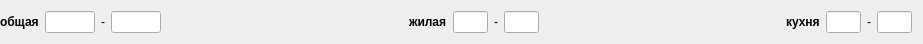
<?xml version="1.0" encoding="UTF-8"?>
<ui version="4.0">
 <class>FindInformationArea</class>
 <widget class="QWidget" name="FindInformationArea">
  <property name="geometry">
   <rect>
    <x>0</x>
    <y>0</y>
    <width>923</width>
    <height>39</height>
   </rect>
  </property>
  <property name="windowTitle">
   <string>Form</string>
  </property>
  <layout class="QHBoxLayout" name="horizontalLayout">
   <property name="leftMargin">
    <number>0</number>
   </property>
   <item>
    <widget class="QLabel" name="label">
     <property name="font">
      <font>
       <weight>75</weight>
       <bold>true</bold>
      </font>
     </property>
     <property name="text">
      <string>общая</string>
     </property>
    </widget>
   </item>
   <item>
    <widget class="QLineEdit" name="mpMinTotal">
     <property name="minimumSize">
      <size>
       <width>50</width>
       <height>0</height>
      </size>
     </property>
     <property name="maximumSize">
      <size>
       <width>50</width>
       <height>16777215</height>
      </size>
     </property>
     <property name="text">
      <string/>
     </property>
    </widget>
   </item>
   <item>
    <widget class="QLabel" name="label_2">
     <property name="text">
      <string>-</string>
     </property>
    </widget>
   </item>
   <item>
    <widget class="QLineEdit" name="mpMaxTotal">
     <property name="minimumSize">
      <size>
       <width>50</width>
       <height>0</height>
      </size>
     </property>
     <property name="maximumSize">
      <size>
       <width>50</width>
       <height>16777215</height>
      </size>
     </property>
    </widget>
   </item>
   <item>
    <spacer name="horizontalSpacer">
     <property name="orientation">
      <enum>Qt::Horizontal</enum>
     </property>
     <property name="sizeHint" stdset="0">
      <size>
       <width>40</width>
       <height>20</height>
      </size>
     </property>
    </spacer>
   </item>
   <item>
    <widget class="QLabel" name="label_3">
     <property name="font">
      <font>
       <weight>75</weight>
       <bold>true</bold>
      </font>
     </property>
     <property name="text">
      <string>жилая</string>
     </property>
    </widget>
   </item>
   <item>
    <widget class="QLineEdit" name="mpMinFloor">
     <property name="minimumSize">
      <size>
       <width>35</width>
       <height>0</height>
      </size>
     </property>
     <property name="maximumSize">
      <size>
       <width>35</width>
       <height>16777215</height>
      </size>
     </property>
     <property name="text">
      <string/>
     </property>
    </widget>
   </item>
   <item>
    <widget class="QLabel" name="label_4">
     <property name="text">
      <string>-</string>
     </property>
    </widget>
   </item>
   <item>
    <widget class="QLineEdit" name="mpMaxFloor">
     <property name="minimumSize">
      <size>
       <width>35</width>
       <height>0</height>
      </size>
     </property>
     <property name="maximumSize">
      <size>
       <width>35</width>
       <height>16777215</height>
      </size>
     </property>
    </widget>
   </item>
   <item>
    <spacer name="horizontalSpacer_2">
     <property name="orientation">
      <enum>Qt::Horizontal</enum>
     </property>
     <property name="sizeHint" stdset="0">
      <size>
       <width>40</width>
       <height>20</height>
      </size>
     </property>
    </spacer>
   </item>
   <item>
    <widget class="QLabel" name="label_5">
     <property name="font">
      <font>
       <weight>75</weight>
       <bold>true</bold>
      </font>
     </property>
     <property name="text">
      <string>кухня</string>
     </property>
    </widget>
   </item>
   <item>
    <widget class="QLineEdit" name="mpMinKitchen">
     <property name="minimumSize">
      <size>
       <width>35</width>
       <height>0</height>
      </size>
     </property>
     <property name="maximumSize">
      <size>
       <width>35</width>
       <height>16777215</height>
      </size>
     </property>
    </widget>
   </item>
   <item>
    <widget class="QLabel" name="label_6">
     <property name="text">
      <string>-</string>
     </property>
    </widget>
   </item>
   <item>
    <widget class="QLineEdit" name="mpMaxKitchen">
     <property name="minimumSize">
      <size>
       <width>35</width>
       <height>0</height>
      </size>
     </property>
     <property name="maximumSize">
      <size>
       <width>35</width>
       <height>16777215</height>
      </size>
     </property>
    </widget>
   </item>
  </layout>
 </widget>
 <resources/>
 <connections/>
</ui>
